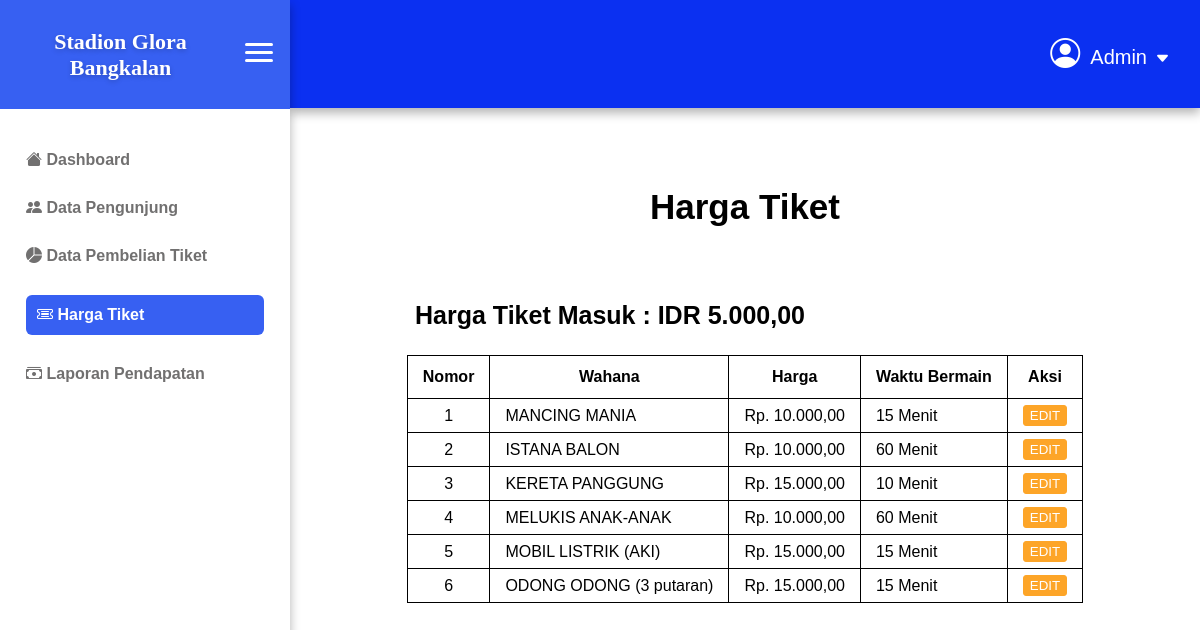
The page /app/admin/harga_tiket.php (signed in) on the database its author committed.
### tables this page shows
CREATE TABLE `permainan` (
  `id_permainan` varchar(256) NOT NULL,
  `nama_permainan` varchar(30) NOT NULL,
  `durasi` int(11) NOT NULL,
  `harga` int(11) NOT NULL
);

### app/admin/harga_tiket.php (the view, shortened to what this page needs)
<?php
include './../base.php';
try {
    $stmt = $db->query("SELECT * FROM permainan");
    $permainan = $stmt->fetchAll(PDO::FETCH_ASSOC);
} catch (PDOException $e) {
    echo "Error: " . $e->getMessage();
}
function formatRupiah($number) {
    return 'Rp. ' . number_format($number, 0, ',', '.') . ',00';
}
?>
<!DOCTYPE html>
<html lang="en">
<head>
    <link rel="stylesheet" href="../../asset/css/admdashboard.css">
    <link rel="stylesheet" href="https://cdnjs.cloudflare.com/ajax/libs/bootstrap-icons/1.8.1/font/bootstrap-icons.min.css">
</head>
<body>
    <div class="wrapper-ht">
        <?php include './template/sidebar.php'; ?>
        <div id="content">
            <?php include './template/navbar.php'; ?>
            <div class="main-content-ht">
                <h2>Harga Tiket</h2>
                <h3>Harga Tiket Masuk : IDR 5.000,00</h3>
                <div class="table-container-ht">
                    <table id="tbl-ht">
                        <thead>
                            <tr>
                                <th>Nomor</th>
                                <th>Wahana</th>
                                <th>Harga</th>
                                <th>Waktu Bermain</th>
                                <th>Aksi</th>
                            </tr>
                        </thead>
                        <tbody>
                            <?php
                            $nomor = 1;
                            foreach ($permainan as $row) {
                            ?>
                            <tr>
                                <td><?php echo $nomor++; ?></td>
                                <td id="wahana-ht"><?php echo $row['nama_permainan']; ?></td>
                                <td><?php echo formatRupiah($row['harga']); ?></td>
                                <td id="waktu-bermain-ht"><?php echo $row['durasi'] . " Menit"; ?></td>
                                <td>
                                    <form method="GET" action="edit_permainan.php">
                                        <button type="submit" class="btn btn-warning">EDIT</button>
                                    </form>
                                </td>
                            </tr>
                            <?php } ?>
                        </tbody>
                    </table>
                </div>
            </div>
        </div>
    </div>
</body>
</html>

### asset/css/admdashboard.css (style rules this page uses)
body { font-family: Arial, sans-serif; background: #ffffff; margin: 0; padding: 0; }
#content { margin-left: 290px; width: calc(100% - 200px); transition: margin-left 0.3s, width 0.3s; }
#tbl-dpt,td, th { text-align: center; }
.wrapper-ht { display: flex; align-items: center; margin: 0; }
#wahana-ht, #waktu-bermain-ht { text-align: left; }
.main-content-ht { text-align: center; }
.main-content-ht h2 { font-weight: bold; font-size: 35px; padding-top: 50px; }
.main-content-ht h3 { font-weight: bold; font-size: 25px; padding-top: 20px; text-align: center; display: inline-block; margin-left: -270px; }
#tbl-ht { border-collapse: collapse; margin: 0 auto; margin-bottom: 60px; }
#tbl-ht,td, th { text-align: center; }
#tbl-ht td, #tbl-ht th { border: 1px solid #000000; padding: 6px; padding-left: 15px; padding-right: 15px; }
#tbl-ht th { padding-top: 12px; padding-bottom: 12px; color: rgb(0, 0, 0); }
.btn-warning { cursor: pointer; padding-top: 2px; padding-bottom: 2px; background-color: #fda528; border: 1px solid #fda528; border-radius: 3px; color: #ffffff; }

### rows shown on the page
permainan: nama_permainan "MANCING MANIA", harga "Rp. 10.000,00", durasi "15"
permainan: nama_permainan "ISTANA BALON", harga "Rp. 10.000,00", durasi "60"
permainan: nama_permainan "KERETA PANGGUNG", harga "Rp. 15.000,00", durasi "10"
permainan: nama_permainan "MELUKIS ANAK-ANAK", harga "Rp. 10.000,00", durasi "60"
permainan: nama_permainan "MOBIL LISTRIK (AKI)", harga "Rp. 15.000,00", durasi "15"
permainan: nama_permainan "ODONG ODONG (3 putaran)", harga "Rp. 15.000,00", durasi "15"
